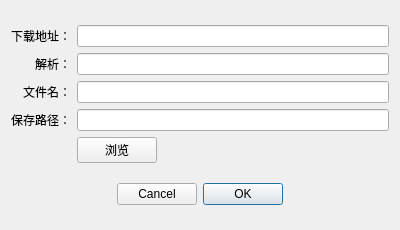
<?xml version="1.0" encoding="UTF-8"?>
<ui version="4.0">
 <class>DialogNew</class>
 <widget class="QDialog" name="DialogNew">
  <property name="geometry">
   <rect>
    <x>0</x>
    <y>0</y>
    <width>400</width>
    <height>230</height>
   </rect>
  </property>
  <property name="sizePolicy">
   <sizepolicy hsizetype="Preferred" vsizetype="Preferred">
    <horstretch>0</horstretch>
    <verstretch>0</verstretch>
   </sizepolicy>
  </property>
  <property name="windowTitle">
   <string>新建下载</string>
  </property>
  <layout class="QVBoxLayout" name="verticalLayout">
   <item>
    <layout class="QGridLayout" name="gridLayout">
     <item row="2" column="1">
      <widget class="QLabel" name="label_2">
       <property name="text">
        <string>文件名：</string>
       </property>
       <property name="alignment">
        <set>Qt::AlignRight|Qt::AlignTrailing|Qt::AlignVCenter</set>
       </property>
      </widget>
     </item>
     <item row="4" column="2">
      <widget class="QLineEdit" name="lineEditPath"/>
     </item>
     <item row="0" column="1">
      <widget class="QLabel" name="label">
       <property name="text">
        <string>下载地址：</string>
       </property>
       <property name="alignment">
        <set>Qt::AlignRight|Qt::AlignTrailing|Qt::AlignVCenter</set>
       </property>
      </widget>
     </item>
     <item row="4" column="1">
      <widget class="QLabel" name="label_3">
       <property name="text">
        <string>保存路径：</string>
       </property>
       <property name="alignment">
        <set>Qt::AlignRight|Qt::AlignTrailing|Qt::AlignVCenter</set>
       </property>
      </widget>
     </item>
     <item row="0" column="2">
      <widget class="QLineEdit" name="lineEditURL">
       <property name="sizePolicy">
        <sizepolicy hsizetype="Preferred" vsizetype="Fixed">
         <horstretch>0</horstretch>
         <verstretch>0</verstretch>
        </sizepolicy>
       </property>
      </widget>
     </item>
     <item row="2" column="2">
      <widget class="QLineEdit" name="lineEditFilename"/>
     </item>
     <item row="5" column="2">
      <widget class="QPushButton" name="btnBrowse">
       <property name="sizePolicy">
        <sizepolicy hsizetype="Fixed" vsizetype="Fixed">
         <horstretch>0</horstretch>
         <verstretch>0</verstretch>
        </sizepolicy>
       </property>
       <property name="text">
        <string>浏览</string>
       </property>
      </widget>
     </item>
     <item row="1" column="1">
      <widget class="QLabel" name="label_4">
       <property name="text">
        <string>解析：</string>
       </property>
       <property name="alignment">
        <set>Qt::AlignRight|Qt::AlignTrailing|Qt::AlignVCenter</set>
       </property>
      </widget>
     </item>
     <item row="1" column="2">
      <widget class="QLineEdit" name="lineEditDecode">
       <property name="readOnly">
        <bool>true</bool>
       </property>
      </widget>
     </item>
    </layout>
   </item>
   <item>
    <widget class="QDialogButtonBox" name="buttonBox">
     <property name="layoutDirection">
      <enum>Qt::RightToLeft</enum>
     </property>
     <property name="orientation">
      <enum>Qt::Horizontal</enum>
     </property>
     <property name="standardButtons">
      <set>QDialogButtonBox::Cancel|QDialogButtonBox::Ok</set>
     </property>
     <property name="centerButtons">
      <bool>true</bool>
     </property>
    </widget>
   </item>
  </layout>
 </widget>
 <tabstops>
  <tabstop>lineEditURL</tabstop>
  <tabstop>lineEditFilename</tabstop>
  <tabstop>lineEditPath</tabstop>
  <tabstop>btnBrowse</tabstop>
 </tabstops>
 <resources/>
 <connections>
  <connection>
   <sender>buttonBox</sender>
   <signal>accepted()</signal>
   <receiver>DialogNew</receiver>
   <slot>accept()</slot>
   <hints>
    <hint type="sourcelabel">
     <x>248</x>
     <y>254</y>
    </hint>
    <hint type="destinationlabel">
     <x>157</x>
     <y>274</y>
    </hint>
   </hints>
  </connection>
  <connection>
   <sender>buttonBox</sender>
   <signal>rejected()</signal>
   <receiver>DialogNew</receiver>
   <slot>reject()</slot>
   <hints>
    <hint type="sourcelabel">
     <x>316</x>
     <y>260</y>
    </hint>
    <hint type="destinationlabel">
     <x>286</x>
     <y>274</y>
    </hint>
   </hints>
  </connection>
 </connections>
</ui>
